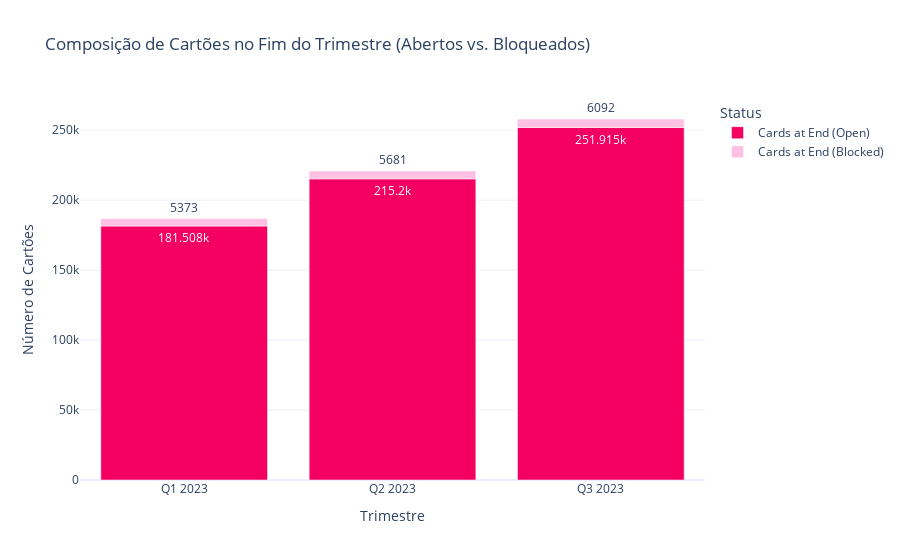

This figure's notebook cell:
### Markdown cell above
### 8.2. Composição de Cartões (Gráfico de Barras Empilhadas Interativo)

### Code cell
import plotly.express as px
import os

# Garante que o diretório de saída exista
output_dir = r'C:\Users\eanes\Documents\flash_case\outputs'
os.makedirs(output_dir, exist_ok=True)

# 1. Preparar os dados para o Plotly (formato "longo")
stacked_data_long = qmr_metrics.melt(
    id_vars=['Quarter'],
    value_vars=['Cards at End (Open)', 'Cards at End (Blocked)'],
    var_name='Status no Fim do Trimestre',
    value_name='Número de Cartões'
)

# 2. Criar o gráfico de barras empilhadas interativo
fig_bar = px.bar(
    stacked_data_long,
    x='Quarter',
    y='Número de Cartões',
    color='Status no Fim do Trimestre',
    title='Composição de Cartões no Fim do Trimestre (Abertos vs. Bloqueados)',
    template='plotly_white',
    text_auto=True, # Adiciona os valores automaticamente nas barras
    
    color_discrete_map={ 
        'Cards at End (Open)': '#F30062', # Rosa forte para o status principal
        'Cards at End (Blocked)': '#FFC1E3'  # Rosa claro para o status secundário
    }
)

# 3. Melhorar o layout
fig_bar.update_layout(
    xaxis_title='Trimestre',
    yaxis_title='Número de Cartões',
    legend_title_text='Status'
)

### Figure 1 — Plotly figure (JSON) as saved in the notebook; plotly's stock layout.template omitted (floating-point values rounded to 4 significant figures)
{"data": [{"alignmentgroup": "True", "hovertemplate": "Status no Fim do Trimestre=Cards at End (Open)<br>Quarter=%{x}<br>Número de Cartões=%{y}<extra></extra>", "legendgroup": "Cards at End (Open)", "marker": {"color": "#F30062", "pattern": {"shape": ""}}, "name": "Cards at End (Open)", "offsetgroup": "Cards at End (Open)", "orientation": "v", "showlegend": true, "textposition": "auto", "texttemplate": "%{y}", "type": "bar", "x": ["Q1 2023", "Q2 2023", "Q3 2023"], "xaxis": "x", "y": [181508, 215200, 251915], "yaxis": "y"}, {"alignmentgroup": "True", "hovertemplate": "Status no Fim do Trimestre=Cards at End (Blocked)<br>Quarter=%{x}<br>Número de Cartões=%{y}<extra></extra>", "legendgroup": "Cards at End (Blocked)", "marker": {"color": "#FFC1E3", "pattern": {"shape": ""}}, "name": "Cards at End (Blocked)", "offsetgroup": "Cards at End (Blocked)", "orientation": "v", "showlegend": true, "textposition": "auto", "texttemplate": "%{y}", "type": "bar", "x": ["Q1 2023", "Q2 2023", "Q3 2023"], "xaxis": "x", "y": [5373, 5681, 6092], "yaxis": "y"}], "layout": {"barmode": "relative", "legend": {"title": {"text": "Status"}, "tracegroupgap": 0}, "title": {"text": "Composição de Cartões no Fim do Trimestre (Abertos vs. Bloqueados)"}, "xaxis": {"anchor": "y", "domain": [0, 1], "title": {"text": "Trimestre"}}, "yaxis": {"anchor": "x", "domain": [0, 1], "title": {"text": "Número de Cartões"}}}}
